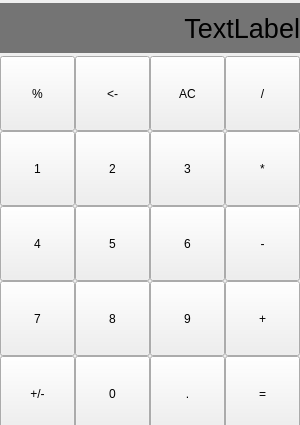
<?xml version="1.0" encoding="UTF-8"?>
<ui version="4.0">
 <class>MainWindow</class>
 <widget class="QWidget" name="MainWindow">
  <property name="geometry">
   <rect>
    <x>0</x>
    <y>0</y>
    <width>300</width>
    <height>425</height>
   </rect>
  </property>
  <property name="sizePolicy">
   <sizepolicy hsizetype="Fixed" vsizetype="Fixed">
    <horstretch>0</horstretch>
    <verstretch>0</verstretch>
   </sizepolicy>
  </property>
  <property name="minimumSize">
   <size>
    <width>300</width>
    <height>425</height>
   </size>
  </property>
  <property name="maximumSize">
   <size>
    <width>300</width>
    <height>425</height>
   </size>
  </property>
  <property name="baseSize">
   <size>
    <width>400</width>
    <height>600</height>
   </size>
  </property>
  <property name="windowTitle">
   <string>MainWindow</string>
  </property>
  <widget class="QWidget" name="">
   <property name="geometry">
    <rect>
     <x>0</x>
     <y>0</y>
     <width>304</width>
     <height>435</height>
    </rect>
   </property>
   <layout class="QVBoxLayout" name="verticalLayout">
    <property name="spacing">
     <number>0</number>
    </property>
    <item>
     <widget class="QLabel" name="label">
      <property name="minimumSize">
       <size>
        <width>300</width>
        <height>50</height>
       </size>
      </property>
      <property name="maximumSize">
       <size>
        <width>300</width>
        <height>50</height>
       </size>
      </property>
      <property name="font">
       <font>
        <pointsize>20</pointsize>
        <italic>false</italic>
        <bold>false</bold>
        <underline>false</underline>
        <strikeout>false</strikeout>
       </font>
      </property>
      <property name="styleSheet">
       <string notr="true">background-color: rgb(116,116,116);</string>
      </property>
      <property name="text">
       <string>TextLabel</string>
      </property>
      <property name="alignment">
       <set>Qt::AlignmentFlag::AlignRight|Qt::AlignmentFlag::AlignTrailing|Qt::AlignmentFlag::AlignVCenter</set>
      </property>
     </widget>
    </item>
    <item>
     <layout class="QGridLayout" name="gridLayout">
      <property name="spacing">
       <number>0</number>
      </property>
      <item row="3" column="3">
       <widget class="QPushButton" name="btn_add">
        <property name="minimumSize">
         <size>
          <width>75</width>
          <height>75</height>
         </size>
        </property>
        <property name="maximumSize">
         <size>
          <width>75</width>
          <height>75</height>
         </size>
        </property>
        <property name="text">
         <string>+</string>
        </property>
       </widget>
      </item>
      <item row="4" column="2">
       <widget class="QPushButton" name="btn_point">
        <property name="minimumSize">
         <size>
          <width>75</width>
          <height>75</height>
         </size>
        </property>
        <property name="maximumSize">
         <size>
          <width>75</width>
          <height>75</height>
         </size>
        </property>
        <property name="text">
         <string>.</string>
        </property>
       </widget>
      </item>
      <item row="0" column="1">
       <widget class="QPushButton" name="btn_deleate">
        <property name="minimumSize">
         <size>
          <width>75</width>
          <height>75</height>
         </size>
        </property>
        <property name="maximumSize">
         <size>
          <width>75</width>
          <height>75</height>
         </size>
        </property>
        <property name="text">
         <string>&lt;-</string>
        </property>
       </widget>
      </item>
      <item row="1" column="1">
       <widget class="QPushButton" name="btn2">
        <property name="minimumSize">
         <size>
          <width>75</width>
          <height>75</height>
         </size>
        </property>
        <property name="maximumSize">
         <size>
          <width>75</width>
          <height>75</height>
         </size>
        </property>
        <property name="text">
         <string>2</string>
        </property>
       </widget>
      </item>
      <item row="3" column="0">
       <widget class="QPushButton" name="btn7">
        <property name="minimumSize">
         <size>
          <width>75</width>
          <height>75</height>
         </size>
        </property>
        <property name="maximumSize">
         <size>
          <width>75</width>
          <height>75</height>
         </size>
        </property>
        <property name="text">
         <string>7</string>
        </property>
       </widget>
      </item>
      <item row="0" column="3">
       <widget class="QPushButton" name="btn_divide">
        <property name="minimumSize">
         <size>
          <width>75</width>
          <height>75</height>
         </size>
        </property>
        <property name="maximumSize">
         <size>
          <width>75</width>
          <height>75</height>
         </size>
        </property>
        <property name="text">
         <string>/</string>
        </property>
       </widget>
      </item>
      <item row="3" column="2">
       <widget class="QPushButton" name="btn9">
        <property name="minimumSize">
         <size>
          <width>75</width>
          <height>75</height>
         </size>
        </property>
        <property name="maximumSize">
         <size>
          <width>75</width>
          <height>75</height>
         </size>
        </property>
        <property name="text">
         <string>9</string>
        </property>
       </widget>
      </item>
      <item row="1" column="3">
       <widget class="QPushButton" name="btn_multiply">
        <property name="minimumSize">
         <size>
          <width>75</width>
          <height>75</height>
         </size>
        </property>
        <property name="maximumSize">
         <size>
          <width>75</width>
          <height>75</height>
         </size>
        </property>
        <property name="text">
         <string>*</string>
        </property>
       </widget>
      </item>
      <item row="0" column="2">
       <widget class="QPushButton" name="btn_ac">
        <property name="minimumSize">
         <size>
          <width>75</width>
          <height>75</height>
         </size>
        </property>
        <property name="maximumSize">
         <size>
          <width>75</width>
          <height>75</height>
         </size>
        </property>
        <property name="text">
         <string>AC</string>
        </property>
       </widget>
      </item>
      <item row="3" column="1">
       <widget class="QPushButton" name="btn8">
        <property name="minimumSize">
         <size>
          <width>75</width>
          <height>75</height>
         </size>
        </property>
        <property name="maximumSize">
         <size>
          <width>75</width>
          <height>75</height>
         </size>
        </property>
        <property name="text">
         <string>8</string>
        </property>
       </widget>
      </item>
      <item row="1" column="0">
       <widget class="QPushButton" name="btn1">
        <property name="minimumSize">
         <size>
          <width>75</width>
          <height>75</height>
         </size>
        </property>
        <property name="maximumSize">
         <size>
          <width>75</width>
          <height>75</height>
         </size>
        </property>
        <property name="text">
         <string>1</string>
        </property>
       </widget>
      </item>
      <item row="0" column="0">
       <widget class="QPushButton" name="btn">
        <property name="minimumSize">
         <size>
          <width>75</width>
          <height>75</height>
         </size>
        </property>
        <property name="maximumSize">
         <size>
          <width>75</width>
          <height>75</height>
         </size>
        </property>
        <property name="text">
         <string>%</string>
        </property>
       </widget>
      </item>
      <item row="4" column="3">
       <widget class="QPushButton" name="btn_result">
        <property name="minimumSize">
         <size>
          <width>75</width>
          <height>75</height>
         </size>
        </property>
        <property name="maximumSize">
         <size>
          <width>75</width>
          <height>75</height>
         </size>
        </property>
        <property name="text">
         <string>=</string>
        </property>
       </widget>
      </item>
      <item row="2" column="0">
       <widget class="QPushButton" name="btn4">
        <property name="minimumSize">
         <size>
          <width>75</width>
          <height>75</height>
         </size>
        </property>
        <property name="maximumSize">
         <size>
          <width>75</width>
          <height>75</height>
         </size>
        </property>
        <property name="text">
         <string>4</string>
        </property>
       </widget>
      </item>
      <item row="1" column="2">
       <widget class="QPushButton" name="btn3">
        <property name="minimumSize">
         <size>
          <width>75</width>
          <height>75</height>
         </size>
        </property>
        <property name="maximumSize">
         <size>
          <width>75</width>
          <height>75</height>
         </size>
        </property>
        <property name="text">
         <string>3</string>
        </property>
       </widget>
      </item>
      <item row="2" column="2">
       <widget class="QPushButton" name="btn6">
        <property name="minimumSize">
         <size>
          <width>75</width>
          <height>75</height>
         </size>
        </property>
        <property name="maximumSize">
         <size>
          <width>75</width>
          <height>75</height>
         </size>
        </property>
        <property name="text">
         <string>6</string>
        </property>
       </widget>
      </item>
      <item row="4" column="0">
       <widget class="QPushButton" name="btn_unknown">
        <property name="minimumSize">
         <size>
          <width>75</width>
          <height>75</height>
         </size>
        </property>
        <property name="maximumSize">
         <size>
          <width>75</width>
          <height>75</height>
         </size>
        </property>
        <property name="text">
         <string>+/-</string>
        </property>
       </widget>
      </item>
      <item row="2" column="3">
       <widget class="QPushButton" name="btn_subtract">
        <property name="minimumSize">
         <size>
          <width>75</width>
          <height>75</height>
         </size>
        </property>
        <property name="maximumSize">
         <size>
          <width>75</width>
          <height>75</height>
         </size>
        </property>
        <property name="text">
         <string>-</string>
        </property>
       </widget>
      </item>
      <item row="4" column="1">
       <widget class="QPushButton" name="btn0">
        <property name="minimumSize">
         <size>
          <width>75</width>
          <height>75</height>
         </size>
        </property>
        <property name="maximumSize">
         <size>
          <width>75</width>
          <height>75</height>
         </size>
        </property>
        <property name="text">
         <string>0</string>
        </property>
       </widget>
      </item>
      <item row="2" column="1">
       <widget class="QPushButton" name="btn5">
        <property name="minimumSize">
         <size>
          <width>75</width>
          <height>75</height>
         </size>
        </property>
        <property name="maximumSize">
         <size>
          <width>75</width>
          <height>75</height>
         </size>
        </property>
        <property name="text">
         <string>5</string>
        </property>
       </widget>
      </item>
     </layout>
    </item>
   </layout>
  </widget>
 </widget>
 <resources/>
 <connections/>
</ui>
